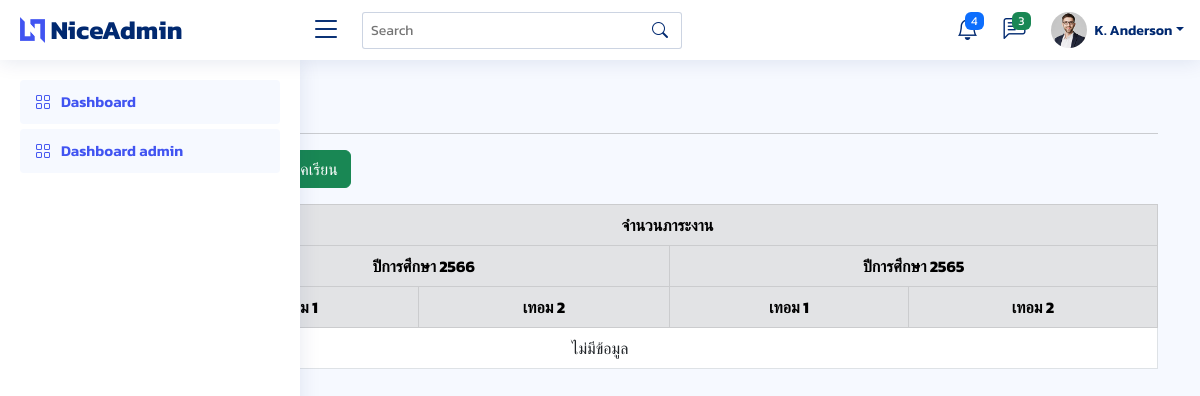
The page /index_admin.php?page=admin (signed in) on the database as committed earlier.
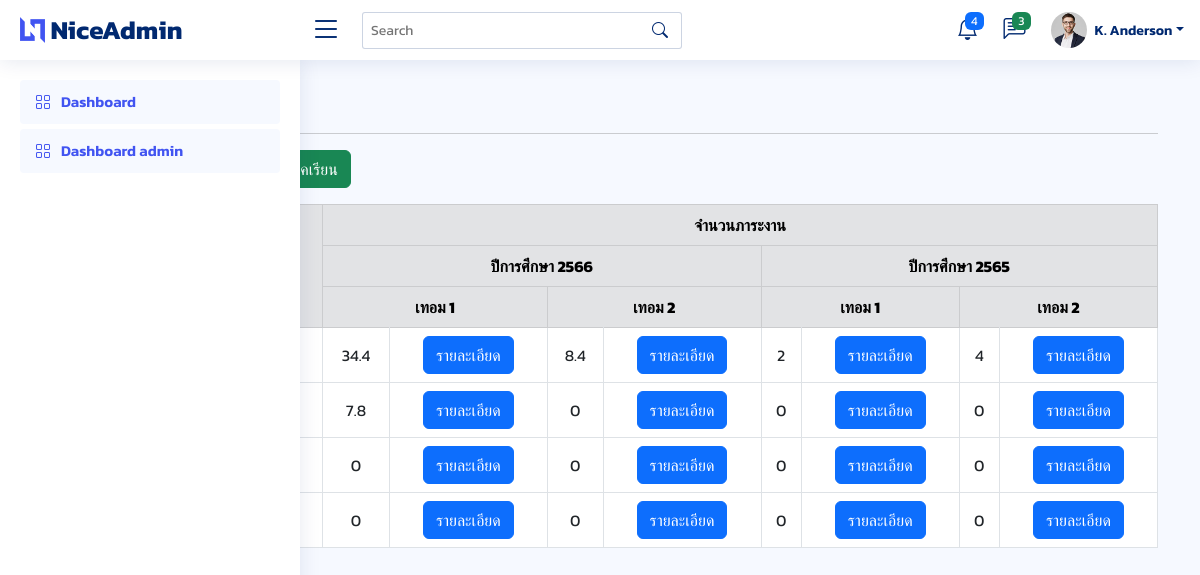
The same page on the database as committed later.
### tables this page shows
CREATE TABLE `vadmin` (
  `userId` varchar(50) NOT NULL,
  `id` int(10) NOT NULL,
  `term` int(1) NOT NULL,
  `year` int(4) NOT NULL,
  `firstname` varchar(50) NOT NULL,
  `lastname` varchar(50) NOT NULL,
  `amount_work` float NOT NULL
);

### admin.php (the view, shortened to what this page needs)
<?php
require "config/db.php";
$found = false;
?>
<?php
$stmt = $conn->query("SELECT * FROM `term_year` where id = 1");
$stmt->execute();
$term_year = $stmt->fetch();
$year = date("Y") + 543;
$Current_Year = $term_year['year'];
$Current_Term = $term_year['term'];
$stmt = $conn->query("SELECT * FROM vadmin WHERE `year` = '$Current_Year' AND term = '$Current_Term' ORDER BY amount_work DESC");
$stmt->execute();
$ranks = $stmt->fetchAll();
?>
<div class="container">
    <div class="pagetitle mt-3">
        <h1>Dashboard admin</h1>
    </div>
    <hr>
    <div class="d-inline justify-content-end">
        <button class="btn btn-success mb-3" type="button" data-bs-toggle="modal" data-bs-target="#rank">
            <div class="icon d-flex">
                <div class="label">อันดับ</div>
            </div>
        </button>
    </div>
    <div class="d-inline justify-content-end">
        <button class="btn btn-success mb-3" type="button" data-bs-toggle="modal" data-bs-target="#largeModal">
            <div class="icon d-flex">
                <div class="label">เปลี่ยนปีการศึกษาและภาคเรียน</div>
            </div>
        </button>
    </div>
    <table class="table table-bordered text-center align-middle">
        <thead class="align-middle table-secondary">
            <tr>
                <th rowspan="3">ชื่อ</th>
                <th colspan="8">จำนวนภาระงาน</th>
            </tr>
            <tr>
                <th colspan="4">
                    ปีการศึกษา <?= $year  ?>
                </th>
                <th colspan="4">
                    ปีการศึกษา <?= $year - 1 ?>
                </th>
            </tr>
            <tr>
                <th colspan="2">เทอม 1</th>
                <th colspan="2">เทอม 2</th>
                <th colspan="2">เทอม 1</th>
                <th colspan="2">เทอม 2</th>
            </tr>
        </thead>
        <tbody>
            <?php
            $stmt = $conn->query("SELECT * FROM Vadmin WHERE `year` = '$year' and term = 1");
            $stmt->execute();
            $current_year_term1 = $stmt->fetchAll();
            $stmt = $conn->query("SELECT * FROM Vadmin WHERE `year` = '$year' and term = 2");
            $stmt->execute();
            $Current_Year_term2 = $stmt->fetchAll();
            $year = $year - 1;
            $stmt = $conn->query("SELECT * FROM Vadmin WHERE `year` = '$year' and term = 1");
            $stmt->execute();
            $last_year_term1 = $stmt->fetchAll();
            $stmt = $conn->query("SELECT * FROM Vadmin WHERE `year` = '$year' and term = 2");
            $stmt->execute();
            $last_year_term2 = $stmt->fetchAll();
            if (!$current_year_term1) {
                echo "<tr><td colspan='8' class='text-center'>ไม่มีข้อมูล</td></tr>";
            } else {
                foreach ($current_year_term1 as $CYT1) {
            ?>
                    <tr>
                        <td><?= $CYT1['firstname'], " ", $CYT1["lastname"] ?></td>
                        <td><?= $CYT1['amount_work'] ?></td>
                        <td>
                            <a href="?page=admin&userId=<?= $CYT1['userId']; ?>&term=<?= $CYT1['term'] ?>&year=<?= $CYT1['year'] ?>" class="btn btn-primary">
                                <div class="icon d-flex">
                                    <div class="label">รายละเอียด</div>
                                </div>
                        </td>
                        <?php
                        foreach ($Current_Year_term2 as $CYT2) {
                            $found = false;
                            if ($CYT2['firstname'] == $CYT1['firstname'] && $CYT2['lastname'] == $CYT1['lastname']) {
                                $found = true;
                        ?>
                                <td><?= $CYT2['amount_work'] ?></td>
                                <td>
                                    <a href="?page=admin&userId=<?= $CYT2['userId']; ?>&term=<?= $CYT2['term'] ?>&year=<?= $CYT2['year'] ?>" class="btn btn-primary">
                                        <div class="icon d-flex">
                                            <div class="label">รายละเอียด</div>
                                        </div>
                                </td>
                            <?php
                                break;
                            }
                        }
                        if (!$found) { ?>
                            <td>0</td>
                            <td>
                                <button class="btn btn-primary">รายละเอียด</button>
                            </td>
                        <?php
                        }
                        $found = false;
                        ?>
                        <?php
                        foreach ($last_year_term1 as $LYT1) {
                            $found = false;
                            if ($LYT1['firstname'] == $CYT1['firstname'] && $LYT1['lastname'] == $CYT1['lastname']) {
                                $found = true;
                        ?>
                                <td><?= $LYT1['amount_work'] ?></td>
                                <td>
                                    <a href="?page=admin&userId=<?= $LYT1['userId']; ?>&term=<?= $LYT1['term'] ?>&year=<?= $LYT1['year'] ?>" class="btn btn-primary">
                                        <div class="icon d-flex">
                                            <div class="label">รายละเอียด</div>
                                        </div>
                                </td>
                            <?php
                                break;
                            }
                        }
                        if (!$found) { ?>
                            <td>0</td>
                            <td>
                                <button class="btn btn-primary">รายละเอียด</button>
                            </td>
                        <?php
                        }
                        $found = false;
                        ?>
                        <?php
                        foreach ($last_year_term2 as $LYT2) {
                            $found = false;
                            if ($LYT2['firstname'] == $CYT1['firstname'] && $LYT2['lastname'] == $CYT1['lastname']) {
                                $found = true;
                        ?>
                                <td><?= $LYT2['amount_work'] ?></td>
                                <td>
                                    <a href="?page=admin&userId=<?= $LYT2['userId']; ?>&term=<?= $LYT2['term'] ?>&year=<?= $LYT2['year'] ?>" class="btn btn-primary">
                                        <div class="icon d-flex">
                                            <div class="label">รายละเอียด</div>
                                        </div>
                                    </a>
                                </td>
                            <?php
                                break;
                            }
                        }
                        if (!$found) { ?>
                            <td>0</td>
                            <td>
                                <button class="btn btn-primary">รายละเอียด</button>
                            </td>
                        <?php
                        }
                        $found = false;
                        ?>
                    </tr>
        </tbody>
<?php
                }
            }
?>
    </table>
</div>

### index_admin.php (shortened to what this page needs)
<!DOCTYPE html>
<html lang="en">
<head>
  <link href="assets/vendor/bootstrap/css/bootstrap.min.css" rel="stylesheet">
  <link href="assets/vendor/bootstrap-icons/bootstrap-icons.css" rel="stylesheet">
  <link href="assets/vendor/boxicons/css/boxicons.min.css" rel="stylesheet">
  <link href="assets/vendor/quill/quill.snow.css" rel="stylesheet">
  <link href="assets/vendor/quill/quill.bubble.css" rel="stylesheet">
  <link href="assets/vendor/remixicon/remixicon.css" rel="stylesheet">
  <link href="assets/vendor/simple-datatables/style.css" rel="stylesheet">
  <link href="assets/css/style.css" rel="stylesheet">
</head>
<body>
  <header id="header" class="header fixed-top d-flex align-items-center">
    <div class="d-flex align-items-center justify-content-between">
      <a href="index.html" class="logo d-flex align-items-center">
        <img src="assets/img/logo.png" alt="">
        <span class="d-none d-lg-block">NiceAdmin</span>
      </a>
      <i class="bi bi-list toggle-sidebar-btn"></i>
    </div>
    <div class="search-bar">
      <form class="search-form d-flex align-items-center" method="POST" action="#">
        <input type="text" name="query" placeholder="Search" title="Enter search keyword">
        <button type="submit" title="Search"><i class="bi bi-search"></i></button>
      </form>
    </div>
    <nav class="header-nav ms-auto">
      <ul class="d-flex align-items-center">
        <li class="nav-item dropdown">
          <a class="nav-link nav-icon" href="#" data-bs-toggle="dropdown">
            <i class="bi bi-bell"></i>
            <span class="badge bg-primary badge-number">4</span>
          </a>
        </li>
        <li class="nav-item dropdown">
          <a class="nav-link nav-icon" href="#" data-bs-toggle="dropdown">
            <i class="bi bi-chat-left-text"></i>
            <span class="badge bg-success badge-number">3</span>
          </a>
        </li>
        <li class="nav-item dropdown pe-3">
          <a class="nav-link nav-profile d-flex align-items-center pe-0" href="#" data-bs-toggle="dropdown">
            <img src="assets/img/profile-img.jpg" alt="Profile" class="rounded-circle">
            <span class="d-none d-md-block dropdown-toggle ps-2">K. Anderson</span>
          </a>
        </li>
      </ul>
    </nav>
  </header>
  <aside id="sidebar" class="sidebar">
    <ul class="sidebar-nav" id="sidebar-nav">
      <li class="nav-item">
        <a class="nav-link " href="index_admin.php?page=dashboard">
          <i class="bi bi-grid"></i>
          <span>Dashboard</span>
        </a>
      </li>
      <ul class="sidebar-nav" id="sidebar-nav">
      <li class="nav-item">
        <a class="nav-link " href="index_admin.php?page=admin">
          <i class="bi bi-grid"></i>
          <span>Dashboard admin</span>
        </a>
      </li>
  </aside>
  <main>
    <br>
    <br>
    <br>
    <?php
      $page = $_GET['page'];
      include $page.('.php');
     ?>
  </main>
</body>
</html>

### assets/css/style.css (style rules this page uses)
:root { scroll-behavior: smooth; }
body { font-family: 'Kanit', sans-serif; background: #f6f9ff; color: #444444; }
a { color: #4154f1; text-decoration: none; }
h1, h2, h3, h4, h5, h6 { font-family: 'Kanit', sans-serif; }
.pagetitle { margin-bottom: 10px; }
.pagetitle h1 { font-size: 24px; margin-bottom: 0; font-weight: 600; color: #012970; }
.logo { line-height: 1; }
@media (min-width: 1200px) { .logo { width: 280px; } }
.logo img { max-height: 26px; margin-right: 6px; }
.logo span { font-size: 26px; font-weight: 700; color: #012970; font-family: 'Kanit', sans-serif; }
.header { transition: all 0.5s; z-index: 997; height: 60px; box-shadow: 0px 2px 20px rgba(1, 41, 112, 0.1); background-color: #fff; padding-left: 20px; }
.header .toggle-sidebar-btn { font-size: 32px; padding-left: 10px; cursor: pointer; color: #012970; }
.header .search-bar { min-width: 360px; padding: 0 20px; }
.header .search-form { width: 100%; }
.header .search-form input { border: 0; font-size: 14px; color: #012970; border: 1px solid rgba(1, 41, 112, 0.2); padding: 7px 38px 7px 8px; border-radius: 3px; transition: 0.3s; width: 100%; }
.header .search-form button { border: 0; padding: 0; margin-left: -30px; background: none; }
.header .search-form button i { color: #012970; }
.header-nav ul { list-style: none; }
.header-nav>ul { margin: 0; padding: 0; }
.header-nav .nav-icon { font-size: 22px; color: #012970; margin-right: 25px; position: relative; }
.header-nav .nav-profile { color: #012970; }
.header-nav .nav-profile img { max-height: 36px; }
.header-nav .nav-profile span { font-size: 14px; font-weight: 600; }
.header-nav .badge-number { position: absolute; inset: -2px -5px auto auto; font-weight: normal; font-size: 12px; padding: 3px 6px; }
.sidebar { position: fixed; top: 60px; left: 0; bottom: 0; width: 300px; z-index: 996; transition: all 0.3s; padding: 20px; overflow-y: auto; scrollbar-width: thin; scrollbar-color: #aab7cf transparent; box-shadow: 0px 0px 20px rgba(1, 41, 112, 0.1); background-color: #fff; }
.sidebar-nav { padding: 0; margin: 0; list-style: none; }
.sidebar-nav li { padding: 0; margin: 0; list-style: none; }
.sidebar-nav .nav-item { margin-bottom: 5px; }
.sidebar-nav .nav-link { display: flex; align-items: center; font-size: 15px; font-weight: 600; color: #4154f1; transition: 0.3; background: #f6f9ff; padding: 10px 15px; border-radius: 4px; }
.sidebar-nav .nav-link i { font-size: 16px; margin-right: 10px; color: #4154f1; }

Rows that differ between the two databases and show on the page:
added vadmin: amount_work "34.4"
added vadmin: amount_work "8.4", shown under "34.4"
added vadmin: amount_work "2", shown under "34.4"
added vadmin: amount_work "4", shown under "34.4"
added vadmin: amount_work "7.8", shows "0", shows "รายละเอียด"
added vadmin: amount_work "0", shows "รายละเอียด"
added vadmin: amount_work "0", shows "รายละเอียด"
Other text that changed with them:
text no longer shown: "ไม่มีข้อมูล"
